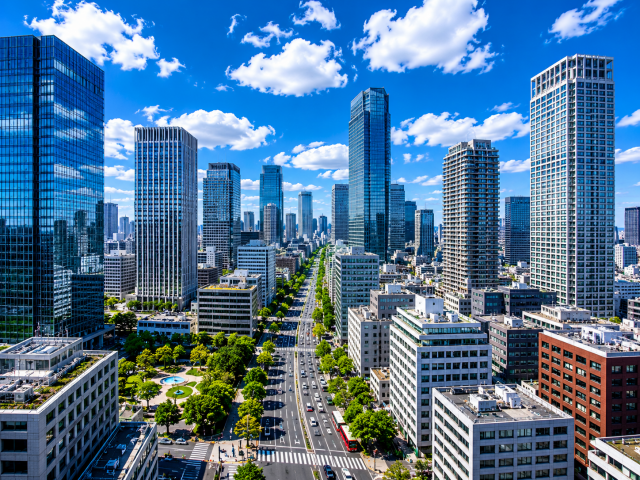
#> input picture Chapter11/cityscape.png, 640 x 480 px
$ python 11-07_hue_shift.py
#> lines starting #> are read from the running program, lines starting #| are printed output that depends on the picture
import cv2
import numpy as np

image = cv2.imread("cityscape.png")
#> image is the input picture: shape (480, 640, 3); mean B, G, R 150.1, 118.1, 80.8
hsv = cv2.cvtColor(image, cv2.COLOR_BGR2HSV)
#> hsv: shape (480, 640, 3); mean H, S, V 96.9, 142.5, 157.5
hue = hsv[:, :, 0].astype(np.int32)  # 元のHueをint32で保持
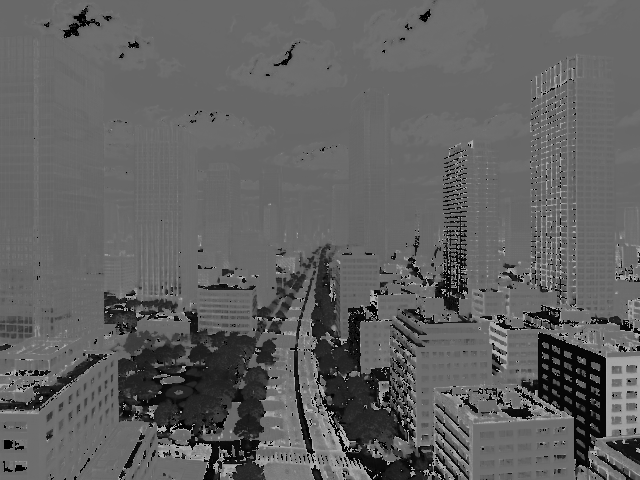
#> hue: shape (480, 640) int32; min 0, max 179, mean 96.9

hue_shift = 0

while True:
    hsv[:, :, 0] = ((hue + hue_shift) % 180).astype(np.uint8)
    hue_shift = (hue_shift + 1) % 180

    shifted_image = cv2.cvtColor(hsv, cv2.COLOR_HSV2BGR)
    cv2.imshow("Hue Shift Animation", shifted_image)

    if cv2.waitKey(30) == 27:
#> (key Esc is pressed here)
        break

cv2.destroyAllWindows()

$ run again, with Chapter11/apple.png copied over Chapter11/cityscape.png
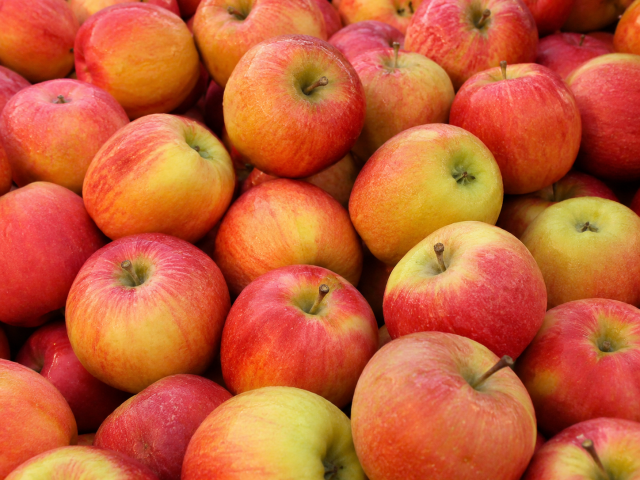
#> input picture Chapter11/apple.png, 640 x 480 px
#> image is the input picture: shape (480, 640, 3); mean B, G, R 53.8, 93.9, 196
#> hsv: shape (480, 640, 3); mean H, S, V 23.5, 193, 196
#> `hue = hsv[:, :, 0].astype(np.int32)`:
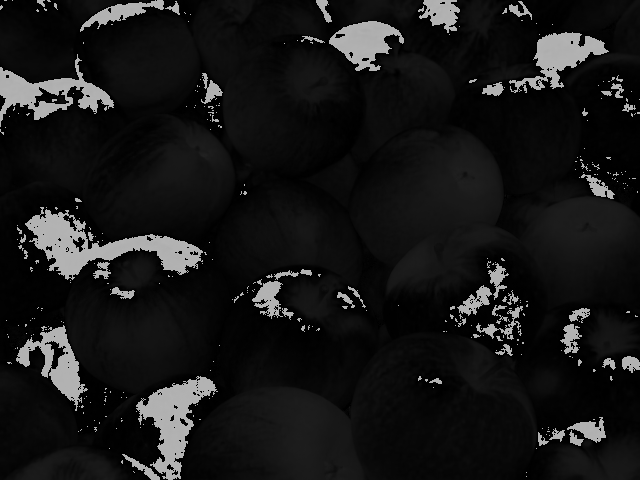
#> hue: shape (480, 640) int32; min 0, max 179, mean 23.5

$ run again, with Chapter11/orange.png copied over Chapter11/cityscape.png
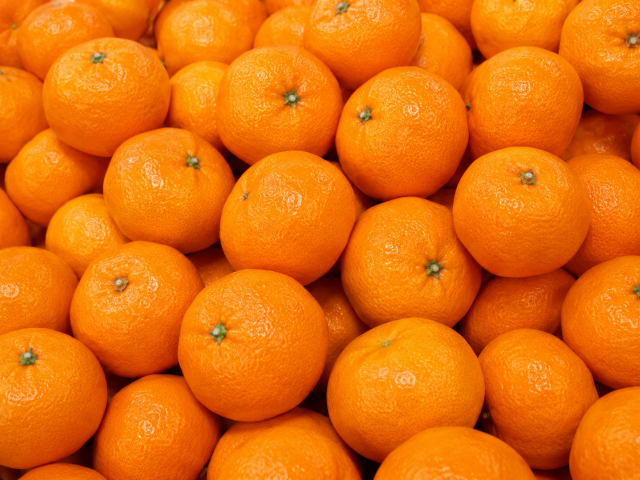
#> input picture Chapter11/orange.png, 640 x 480 px
#> image is the input picture: shape (480, 640, 3); mean B, G, R 9.3, 109.4, 227.4
#> hsv: shape (480, 640, 3); mean H, S, V 13.4, 245.3, 227.4
#> `hue = hsv[:, :, 0].astype(np.int32)`:
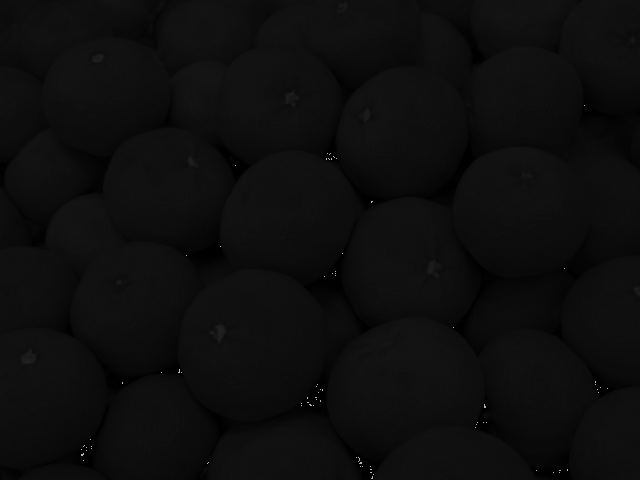
#> hue: shape (480, 640) int32; min 0, max 179, mean 13.4

$ run again, with Chapter11/panda.png copied over Chapter11/cityscape.png
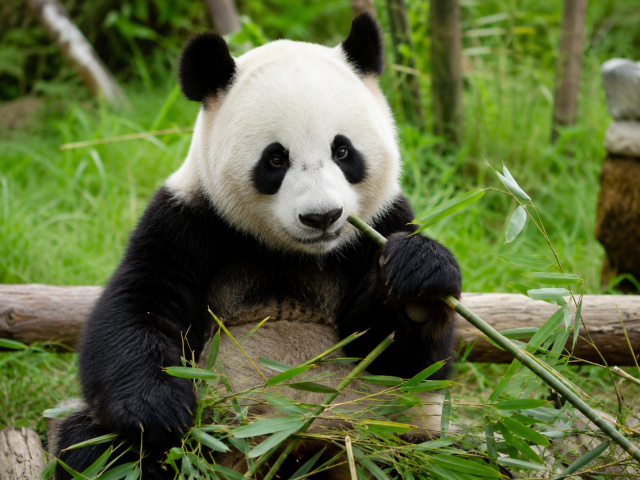
#> input picture Chapter11/panda.png, 640 x 480 px
#> image is the input picture: shape (480, 640, 3); mean B, G, R 59.8, 106.9, 93.4
#> hsv: shape (480, 640, 3); mean H, S, V 37.6, 123.6, 109.6
#> `hue = hsv[:, :, 0].astype(np.int32)`:
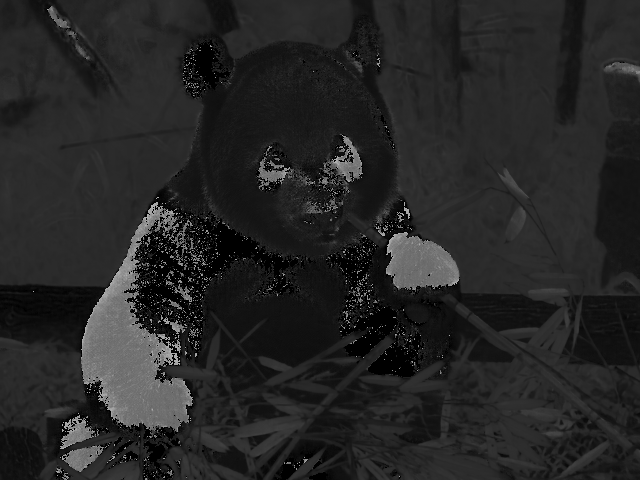
#> hue: shape (480, 640) int32; min 0, max 178, mean 37.6
